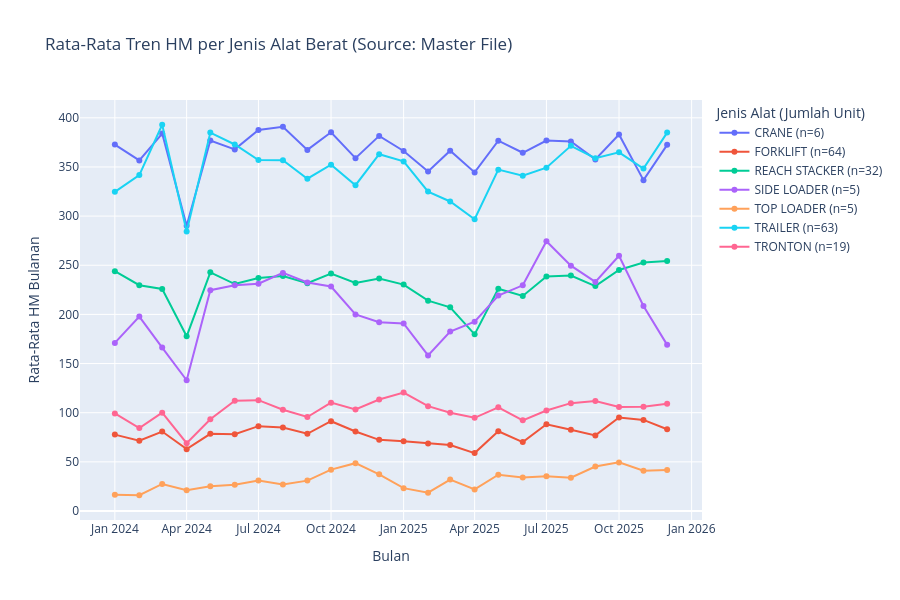

Notebook code cell kept with this figure:
### Markdown cell above
### Tren HM per Jenis Alat Berat

### Code cell
fig = px.line(df_type_trend, x='TAHUN_BULAN', y='Delta_HM', color='TYPE_LABEL', 
              title='Rata-Rata Tren HM per Jenis Alat Berat (Source: Master File)',
              labels={'TAHUN_BULAN': 'Bulan', 'Delta_HM': 'Rata-Rata HM Bulanan', 'TYPE_LABEL': 'Jenis Alat'},
              markers=True)

fig.update_layout(height=600, legend_title_text='Jenis Alat (Jumlah Unit)')
fig.show()

### Figure 1 — Plotly figure (JSON) as saved in the notebook; plotly's stock layout.template omitted (floating-point values rounded to 4 significant figures)
{"data": [{"hovertemplate": "Jenis Alat=CRANE (n=6)<br>Bulan=%{x}<br>Rata-Rata HM Bulanan=%{y}<extra></extra>", "legendgroup": "CRANE (n=6)", "line": {"color": "#636efa", "dash": "solid"}, "marker": {"symbol": "circle"}, "mode": "lines+markers", "name": "CRANE (n=6)", "orientation": "v", "showlegend": true, "type": "scatter", "x": ["2024-01", "2024-02", "2024-03", "2024-04", "2024-05", "2024-06", "2024-07", "2024-08", "2024-09", "2024-10", "2024-11", "2024-12", "2025-01", "2025-02", "2025-03", "2025-04", "2025-05", "2025-06", "2025-07", "2025-08", "2025-09", "2025-10", "2025-11", "2025-12"], "xaxis": "x", "y": [372.7, 356.7, 383.9, 290.1, 376.8, 367.9, 387.5, 390.8, 367.3, 385.2, 358.9, 381.6, 366.2, 345.4, 366.6, 344.4, 376.7, 364.4, 376.8, 375.9, 357.7, 382.9, 336.6, 372.5], "yaxis": "y"}, {"hovertemplate": "Jenis Alat=FORKLIFT (n=64)<br>Bulan=%{x}<br>Rata-Rata HM Bulanan=%{y}<extra></extra>", "legendgroup": "FORKLIFT (n=64)", "line": {"color": "#EF553B", "dash": "solid"}, "marker": {"symbol": "circle"}, "mode": "lines+markers", "name": "FORKLIFT (n=64)", "orientation": "v", "showlegend": true, "type": "scatter", "x": ["2024-01", "2024-02", "2024-03", "2024-04", "2024-05", "2024-06", "2024-07", "2024-08", "2024-09", "2024-10", "2024-11", "2024-12", "2025-01", "2025-02", "2025-03", "2025-04", "2025-05", "2025-06", "2025-07", "2025-08", "2025-09", "2025-10", "2025-11", "2025-12"], "xaxis": "x", "y": [77.71, 71.47, 80.85, 62.9, 78.54, 78.09, 86.32, 84.94, 78.55, 91.32, 80.84, 72.4, 71.04, 68.59, 67.08, 58.92, 81.14, 70.12, 88.29, 82.57, 76.9, 95.17, 92.66, 83.15], "yaxis": "y"}, {"hovertemplate": "Jenis Alat=REACH STACKER (n=32)<br>Bulan=%{x}<br>Rata-Rata HM Bulanan=%{y}<extra></extra>", "legendgroup": "REACH STACKER (n=32)", "line": {"color": "#00cc96", "dash": "solid"}, "marker": {"symbol": "circle"}, "mode": "lines+markers", "name": "REACH STACKER (n=32)", "orientation": "v", "showlegend": true, "type": "scatter", "x": ["2024-01", "2024-02", "2024-03", "2024-04", "2024-05", "2024-06", "2024-07", "2024-08", "2024-09", "2024-10", "2024-11", "2024-12", "2025-01", "2025-02", "2025-03", "2025-04", "2025-05", "2025-06", "2025-07", "2025-08", "2025-09", "2025-10", "2025-11", "2025-12"], "xaxis": "x", "y": [244.0, 229.7, 225.9, 177.7, 242.8, 230.9, 237.1, 238.9, 231.8, 241.5, 232.0, 236.6, 230.3, 213.9, 207.2, 179.7, 226.1, 218.8, 238.5, 239.5, 228.8, 245.2, 252.9, 254.4], "yaxis": "y"}, {"hovertemplate": "Jenis Alat=SIDE LOADER (n=5)<br>Bulan=%{x}<br>Rata-Rata HM Bulanan=%{y}<extra></extra>", "legendgroup": "SIDE LOADER (n=5)", "line": {"color": "#ab63fa", "dash": "solid"}, "marker": {"symbol": "circle"}, "mode": "lines+markers", "name": "SIDE LOADER (n=5)", "orientation": "v", "showlegend": true, "type": "scatter", "x": ["2024-01", "2024-02", "2024-03", "2024-04", "2024-05", "2024-06", "2024-07", "2024-08", "2024-09", "2024-10", "2024-11", "2024-12", "2025-01", "2025-02", "2025-03", "2025-04", "2025-05", "2025-06", "2025-07", "2025-08", "2025-09", "2025-10", "2025-11", "2025-12"], "xaxis": "x", "y": [171, 197.8, 166.2, 133, 224.6, 229.6, 231.2, 242.2, 232.4, 228.4, 200, 192, 190.8, 158.2, 182.6, 192.6, 219.2, 229.6, 274.4, 249.6, 233, 259.6, 208.6, 169], "yaxis": "y"}, {"hovertemplate": "Jenis Alat=TOP LOADER (n=5)<br>Bulan=%{x}<br>Rata-Rata HM Bulanan=%{y}<extra></extra>", "legendgroup": "TOP LOADER (n=5)", "line": {"color": "#FFA15A", "dash": "solid"}, "marker": {"symbol": "circle"}, "mode": "lines+markers", "name": "TOP LOADER (n=5)", "orientation": "v", "showlegend": true, "type": "scatter", "x": ["2024-01", "2024-02", "2024-03", "2024-04", "2024-05", "2024-06", "2024-07", "2024-08", "2024-09", "2024-10", "2024-11", "2024-12", "2025-01", "2025-02", "2025-03", "2025-04", "2025-05", "2025-06", "2025-07", "2025-08", "2025-09", "2025-10", "2025-11", "2025-12"], "xaxis": "x", "y": [16.62, 16.02, 27.52, 21.12, 25.1, 26.64, 30.94, 27.0, 30.9, 42.08, 48.64, 37.34, 23.24, 18.68, 31.94, 21.94, 36.9, 34.08, 35.4, 33.92, 45.3, 49.46, 40.94, 41.6], "yaxis": "y"}, {"hovertemplate": "Jenis Alat=TRAILER (n=63)<br>Bulan=%{x}<br>Rata-Rata HM Bulanan=%{y}<extra></extra>", "legendgroup": "TRAILER (n=63)", "line": {"color": "#19d3f3", "dash": "solid"}, "marker": {"symbol": "circle"}, "mode": "lines+markers", "name": "TRAILER (n=63)", "orientation": "v", "showlegend": true, "type": "scatter", "x": ["2024-01", "2024-02", "2024-03", "2024-04", "2024-05", "2024-06", "2024-07", "2024-08", "2024-09", "2024-10", "2024-11", "2024-12", "2025-01", "2025-02", "2025-03", "2025-04", "2025-05", "2025-06", "2025-07", "2025-08", "2025-09", "2025-10", "2025-11", "2025-12"], "xaxis": "x", "y": [324.7, 341.8, 392.9, 284.3, 384.9, 372.8, 357.0, 356.9, 338.1, 352.3, 331.4, 362.9, 355.6, 324.9, 314.9, 296.8, 347.2, 341.1, 349.3, 371.5, 358.9, 364.9, 348.4, 384.9], "yaxis": "y"}, {"hovertemplate": "Jenis Alat=TRONTON (n=19)<br>Bulan=%{x}<br>Rata-Rata HM Bulanan=%{y}<extra></extra>", "legendgroup": "TRONTON (n=19)", "line": {"color": "#FF6692", "dash": "solid"}, "marker": {"symbol": "circle"}, "mode": "lines+markers", "name": "TRONTON (n=19)", "orientation": "v", "showlegend": true, "type": "scatter", "x": ["2024-01", "2024-02", "2024-03", "2024-04", "2024-05", "2024-06", "2024-07", "2024-08", "2024-09", "2024-10", "2024-11", "2024-12", "2025-01", "2025-02", "2025-03", "2025-04", "2025-05", "2025-06", "2025-07", "2025-08", "2025-09", "2025-10", "2025-11", "2025-12"], "xaxis": "x", "y": [99.27, 84.35, 99.99, 69.03, 93.34, 112.3, 112.7, 103.0, 95.63, 110.2, 103.2, 113.4, 120.5, 106.6, 99.95, 94.79, 105.5, 92.21, 102.2, 109.7, 111.8, 105.8, 106.0, 109.0], "yaxis": "y"}], "layout": {"height": 600, "legend": {"title": {"text": "Jenis Alat (Jumlah Unit)"}, "tracegroupgap": 0}, "title": {"text": "Rata-Rata Tren HM per Jenis Alat Berat (Source: Master File)"}, "xaxis": {"anchor": "y", "domain": [0, 1], "title": {"text": "Bulan"}}, "yaxis": {"anchor": "x", "domain": [0, 1], "title": {"text": "Rata-Rata HM Bulanan"}}}}
